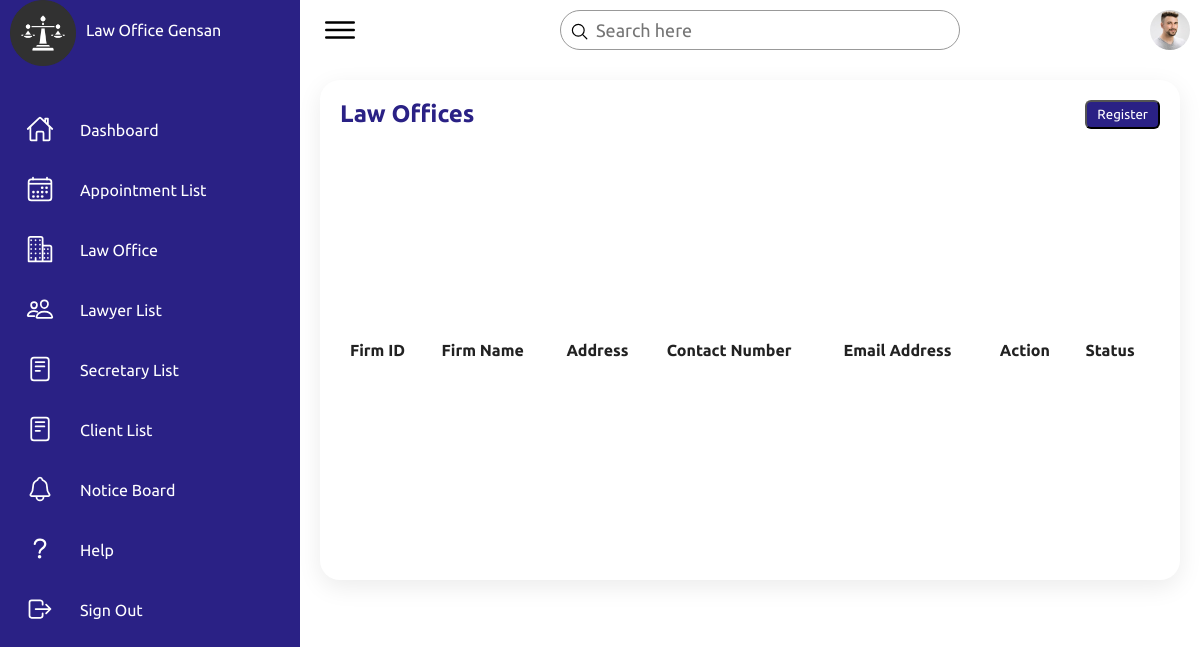
Page /Law_ofiice.php on the earlier database version.
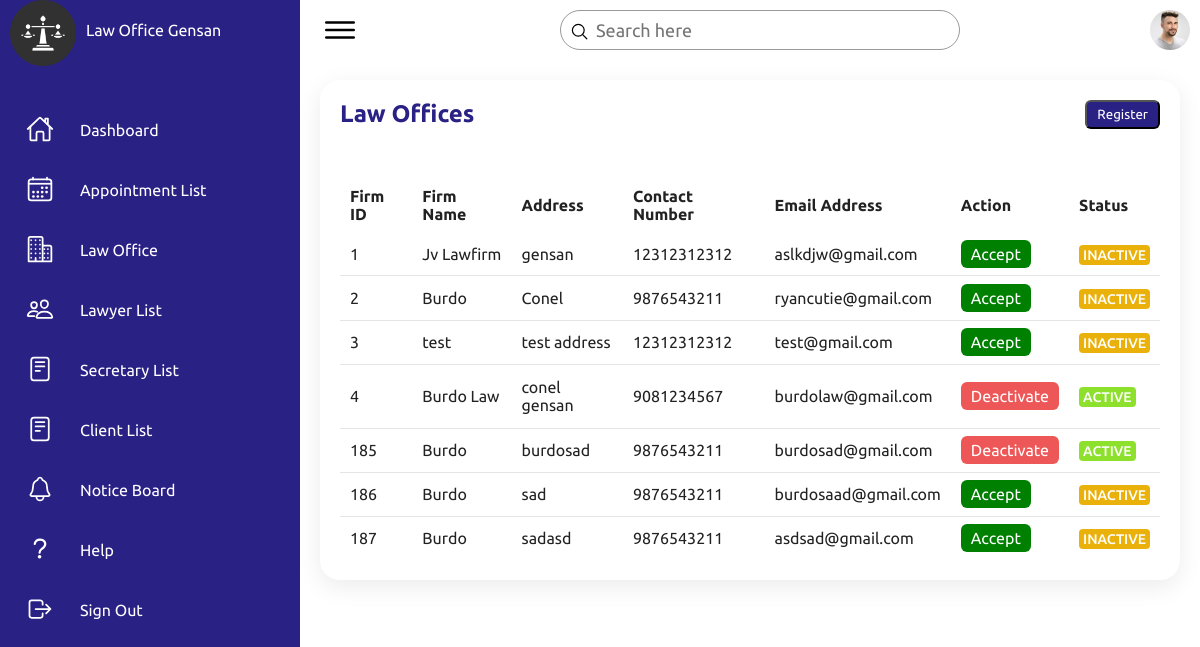
Same page on the later database version.
### tables this page shows
CREATE TABLE `tbl_officecred` (
  `office_credid` int(11) NOT NULL,
  `office_id` int(11) NOT NULL,
  `office_address` varchar(244) NOT NULL,
  `office_contact` bigint(11) NOT NULL
);

CREATE TABLE `tbl_officeinfo` (
  `office_id` int(11) NOT NULL,
  `office_name` varchar(244) NOT NULL,
  `office_email` varchar(244) NOT NULL,
  `office_status` int(11) NOT NULL
);

### Law_ofiice.php (the view, shortened to what the changed rows need)
<?php
include "dbconn.php";
$sql = "SELECT tbl_officeinfo.office_id, tbl_officeinfo.office_name, tbl_officeinfo.office_email, tbl_officeinfo.office_status, tbl_officecred.office_address, tbl_officecred.office_contact
FROM tbl_officeinfo
JOIN tbl_officecred ON tbl_officeinfo.office_id = tbl_officecred.office_id";
$result = mysqli_query($conn, $sql);
?>
<!DOCTYPE html>
<html lang="en">
<head>
    <link rel="stylesheet" href="Law_ofiice.css">
</head>
<body>
    <div class="container">
        <div class="main">
            <div class="details">
                <div class="Appointment">
                    <div class="cardHeader">
                        <h2>Law Offices</h2>
                    </div>
                    <table id="lawoffice-table">
                        <thead>
                            <tr>
                                <td>Firm ID</td>
                                <td>Firm Name</td>
                                <td>Address</td>
                                <td>Contact Number</td>
                                <td>Email Address</td>
                                <td>Action</td>
                                <td>Status</td>
                            </tr>
                        </thead>
                        <tbody>
                        <tr>
                                <?php
                                    while($row = mysqli_fetch_assoc($result))
                                    {
                                ?>
                                    <td><?php echo $row['office_id'] ?></td>
                                    <td><?php echo $row['office_name']; ?></td>
                                    <td><?php echo $row['office_address']; ?></td>
                                    <td><?php echo $row['office_contact']; ?></td>
                                    <td><?php echo $row['office_email']; ?></td>
                                    <td>
                                        <?php
                                        if($row['office_status'] == 0) {
                                            echo '<p><a href="activate.php?office_id='.$row['office_id'].'&status=1" class="method active">Accept</a></p>';
                                        }
                                        else {
                                            echo '<p><a href="activate.php?office_id='.$row['office_id'].'&status=0" class="method deactive">Deactivate</a></p>';
                                        }
                                        ?>
                                    </td>
                                    <td>
                                        <?php
                                        if($row['office_status'] == 1) {
                                        echo '<span class="status delivered">ACTIVE</span>';
                                        } else {
                                            echo '<span class="status pending">INACTIVE</span>';
                                        }
                                        ?>
                                    </td>
                            </tr>
                                <?php
                                    }
                                    ?>
                        </tbody>
                    </table>
                </div>
            </div>
        </div>
    </div>
</body>
</html>

Differences in the rows shown:
added tbl_officecred: office.office_id "1", office.office_name "Jv Lawfirm", office_address "gensan", office_contact "12312312312", office.office_email "aslkdjw@gmail.com", shows "INACTIVE"
added tbl_officecred: office.office_id "2", office.office_name "Burdo", office_address "Conel", office_contact "9876543211", office.office_email "ryancutie@gmail.com", shows "INACTIVE"
added tbl_officecred: office.office_id "3", office.office_name "test", office_address "test address", office_contact "12312312312", office.office_email "test@gmail.com", shows "INACTIVE"
added tbl_officecred: office.office_id "4", office.office_name "Burdo Law", office_address "conel gensan", office_contact "9081234567", office.office_email "burdolaw@gmail.com", shows "ACTIVE"
added tbl_officecred: office.office_id "185", office.office_name "Burdo", office_address "burdosad", office_contact "9876543211", office.office_email "burdosad@gmail.com", shows "ACTIVE"
added tbl_officecred: office.office_id "186", office.office_name "Burdo", office_address "sad", office_contact "9876543211", office.office_email "burdosaad@gmail.com", shows "INACTIVE"
added tbl_officecred: office.office_id "187", office.office_name "Burdo", office_address "sadasd", office_contact "9876543211", office.office_email "asdsad@gmail.com", shows "INACTIVE"
